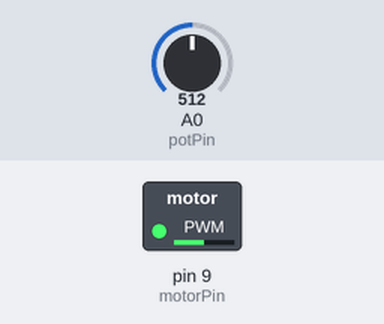
The sketch below on a simulated Arduino Uno, built with avr-gcc and run on an emulated ATmega328P. Parts: switched loads named in the sketch (green lamp = pin HIGH). The test bench sets the inputs (shaded band); at power-on: A0 (potPin) = 512.

Above: at 1.2 s.
1.3 s: A0 (potPin) set to 716
At 1.6 s:
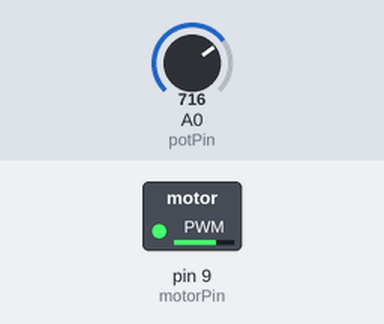
2.8 s: A0 (potPin) set to 900
At 3.9 s:
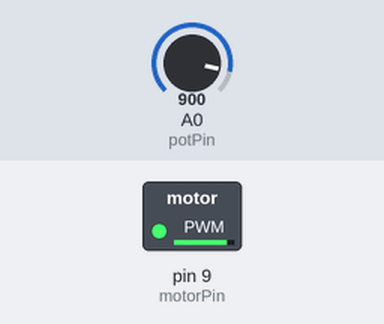
4.3 s: A0 (potPin) set to 122
At 5.1 s:
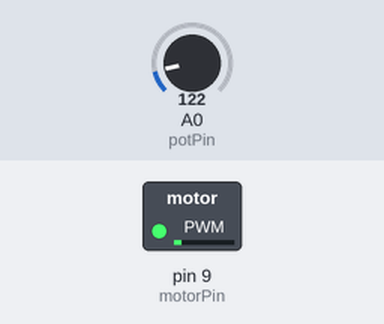
5.8 s: A0 (potPin) set to 0
At 6.2 s:
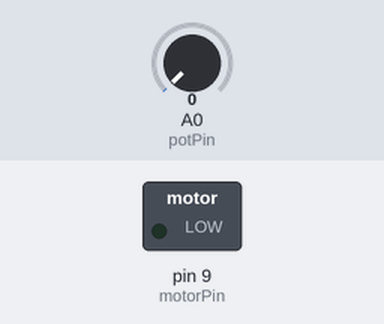
7.3 s: A0 (potPin) set to 511
At 8.6 s:
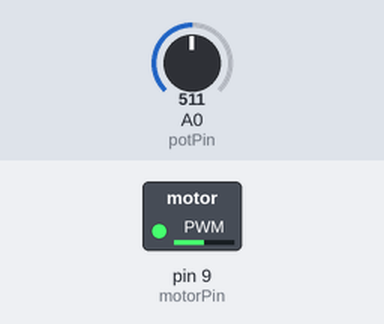
Timing chart, 0 to 9.8 s (numbered marks = the images above; inputs shaded):
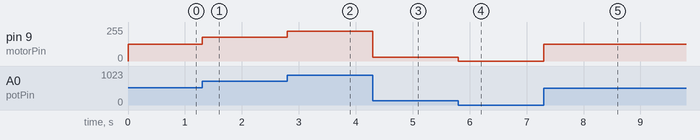

The sketch:

motor.ino
```cpp
int potPin = A0;
int motorPin = 9;
int motorSpeed = 0;
int potVal = 0;

void setup() {
  pinMode(motorPin, INPUT);
}

void loop() {
  potVal = analogRead(potPin);
  motorSpeed = map(potVal, 0, 1023, 0, 255);

  analogWrite(motorPin, motorSpeed);

}
```

Measured:
- after the input at 1.3 s, pin 9 (motorPin): 127/255 → 178/255 at once
- after the input at 2.8 s, pin 9 (motorPin): 178/255 → 224/255 at once
- after the input at 4.3 s, pin 9 (motorPin): 224/255 → 30/255 at once
- after the input at 5.8 s, pin 9 (motorPin): 30/255 → 0/255 at once
- after the input at 7.3 s, pin 9 (motorPin): 0/255 → 127/255 at once
